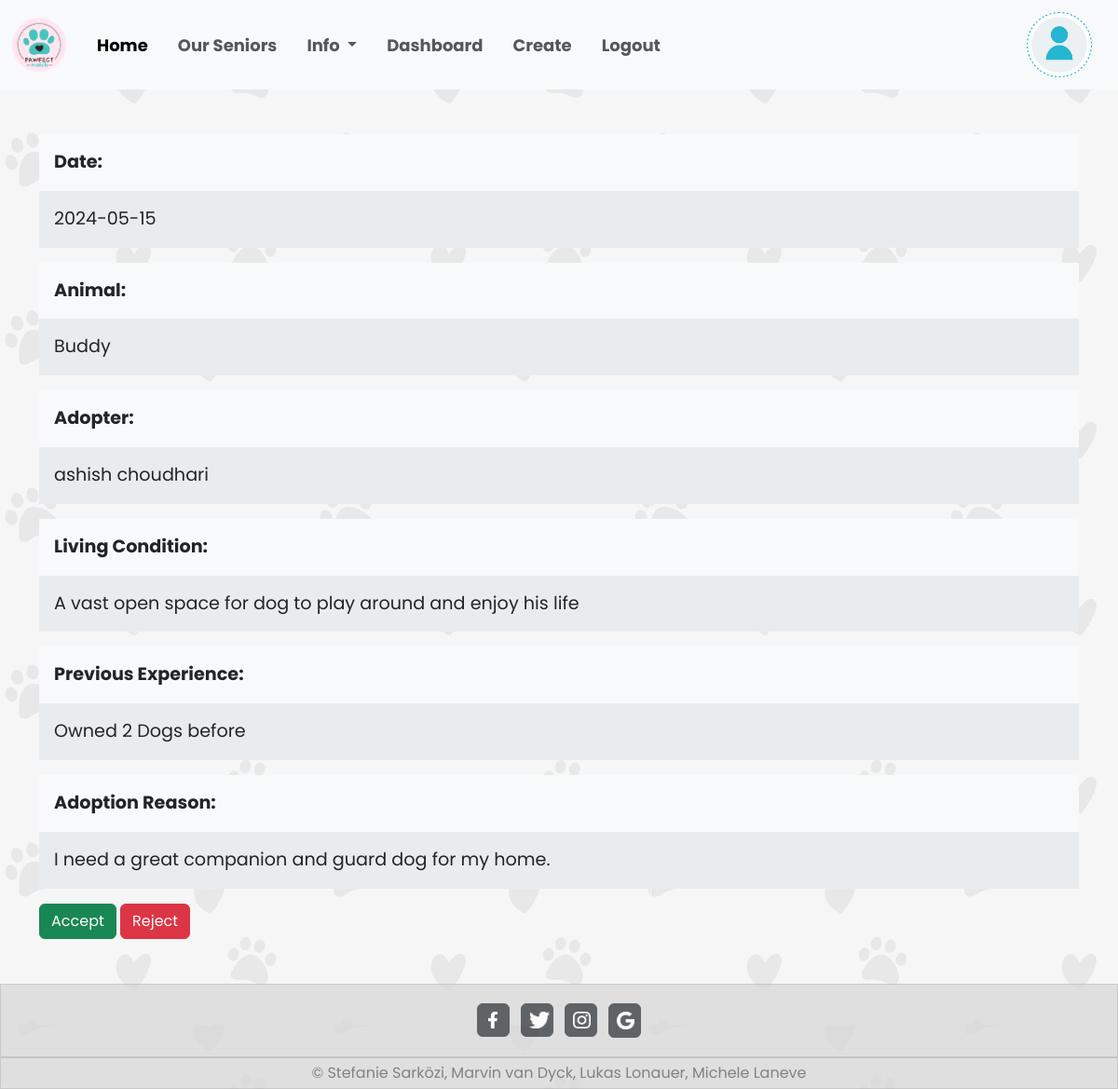
/php/agencyRequests.php?x=21 (signed in), run on the app's committed database.
### tables this page shows
CREATE TABLE `users` (
  `id` int(11) NOT NULL,
  `first_name` varchar(40) NOT NULL,
  `last_name` varchar(40) NOT NULL,
  `password` varchar(255) NOT NULL,
  `address` varchar(80) NOT NULL,
  `phone` int(15) NOT NULL,
  `email` varchar(50) NOT NULL,
  `picture` varchar(100) DEFAULT NULL,
  `status` varchar(10) NOT NULL DEFAULT 'user'
);

CREATE TABLE `pet_adoptions` (
  `id` int(11) NOT NULL,
  `adopt_date` date DEFAULT NULL,
  `user_id_fk` int(11) NOT NULL,
  `animal_id_fk` int(11) NOT NULL,
  `request_date` date NOT NULL,
  `living_condition` varchar(2000) NOT NULL,
  `previous_experience` varchar(2000) NOT NULL,
  `adoption_reason` varchar(200) NOT NULL,
  `shelter_id` int(11) NOT NULL
);

CREATE TABLE `animals` (
  `id` int(11) NOT NULL,
  `name` varchar(30) NOT NULL,
  `picture` varchar(100) DEFAULT NULL,
  `address` varchar(60) NOT NULL,
  `description` varchar(10000) NOT NULL,
  `size` varchar(20) NOT NULL,
  `age` varchar(30) NOT NULL,
  `vaccinated` varchar(3) NOT NULL,
  `breed` varchar(30) NOT NULL,
  `status` tinyint(1) NOT NULL,
  `agency_id_fk` int(11) NOT NULL
);

### php/agencyRequests.php (the view, shortened to what this page needs)
<?php
    require_once "footer.php";
    require_once "navbar.php";
    $id = $_GET["x"];
    $sql = "SELECT * FROM pet_adoptions WHERE id = $id";
    $result = mysqli_query($connect, $sql);
    $row = mysqli_fetch_assoc($result);
    $sqlA = "SELECT * FROM animals WHERE id = {$row['animal_id_fk']}";
    $resultA = mysqli_query($connect, $sqlA);
    $rowA = mysqli_fetch_assoc($resultA);
    $sqlU = "SELECT * FROM users WHERE id = {$row['user_id_fk']}";
    $resultU = mysqli_query($connect, $sqlU);
    $rowU = mysqli_fetch_assoc($resultU);
?>
<!DOCTYPE html>
<html lang ="en">
<head>
    <link href ="https://cdn.jsdelivr.net/npm/bootstrap@5.3.0/dist/css/bootstrap.min.css"  rel= "stylesheet">
</head>
<body>
   <?= $nav ?>
    <div class="container mt-5">
        <div class="myRequest">
            <div class="p-3 bg-light text-dark">
                <b>Date:</b>
            </div>
            <div class="p-3 mb-3 bg-body-secondary">
                <?= $row['request_date'] ?>
            </div>
        </div>
        <div class="myRequest">
            <div class="p-3 bg-light text-dark">
                <b>Animal:</b>
            </div>
            <div class="p-3 mb-3 bg-body-secondary">
                <?= $rowA['name'] ?>
            </div>
        </div>
        <div class="myRequest">
            <div class="p-3 bg-light text-dark">
                <b>Adopter:</b>
            </div>
            <div class="p-3 mb-3 bg-body-secondary">
                <?= $rowU['first_name'] . " " . $rowU['last_name'] ?>
            </div>
        </div>
        <div class="myRequest">
            <div class="p-3 bg-light text-dark">
                <b>Living Condition:</b>
            </div>
            <div class="p-3 mb-3 bg-body-secondary">
            <?= $row['living_condition'] ?>
            </div>
        </div>
        <div class="myRequest">
            <div class="p-3 bg-light text-dark">
                <b>Previous Experience:</b>
            </div>
            <div class="p-3 mb-3 bg-body-secondary">
            <?= $row['previous_experience'] ?>
            </div>
        </div>
        <div class="myRequest">
            <div class="p-3 bg-light text-dark">
                <b>Adoption Reason:</b>
            </div>
            <div class="p-3 mb-3 bg-body-secondary">
            <?= $row['adoption_reason'] ?>
            </div>
        </div>
        <a href='acceptRequest.php?x=<?= $row['id'] ?>' class='btn btn-success'>Accept</a>
        <a href='rejectRequest.php?x=<?= $row['id'] ?>' class='btn btn-danger'>Reject</a>
    </div>
    <?= $footer ?>
</body>
</html>

### php/navbar.php (shortened to what this page needs)
<?php
    require_once "db_connect.php";
    $dashboard="";
    $log="
        <li class='nav-item'>
            <a class='nav-link' href='logout.php?logout'>Logout</a >
        </li>";
    if(!isset($_SESSION["user"]) && !isset($_SESSION["adm"])&& !isset($_SESSION["shelter"])){
        $userAcc = "
        <a class='navbar-brand' href='login.php'>
        <span class='text-black-50 fs-6'>Login</span>
        </a>";
        $log="";
    }
    else{
        if(isset($_SESSION["shelter"])){
            $sqlNav = "SELECT * FROM users WHERE id = {$_SESSION["shelter"]}";
            $dashboard="
                <li class='nav-item me-3'>
                    <a class='nav-link' aria-current='page' href='agency.php'>Dashboard</a>
                </li>
                <li class='nav-item me-3'>
                    <a class='nav-link' aria-current='page' href='agencyNotifications.php'>Requests</a>
                </li>
                <li class='nav-item me-3'>
                    <a class='nav-link' aria-current='page' href='create.php'>Create</a>
                </li>";
        }
        if(isset($_SESSION["user"])){
            $sqlNav = "SELECT * FROM users WHERE id = {$_SESSION["user"]}";
        }
        if(isset($_SESSION["adm"])){
            $sqlNav = "SELECT * FROM users WHERE id = {$_SESSION["adm"]}";
            $dashboard="
                <li class='nav-item me-3'>
                    <a class='nav-link' aria-current='page' href='dashboard.php'>Dashboard</a>
                </li>
                <li class='nav-item me-3'>
                    <a class='nav-link' aria-current='page' href='create.php'>Create</a>
                </li>";
        }
        $resultNav = mysqli_query($connect, $sqlNav);
        $rowNav = mysqli_fetch_assoc($resultNav);
        $userAcc = "
        <a class='navbar-brand' href='update.php?id={$rowNav["id"]}'>
            <img src='../images/{$rowNav["picture"]}' class='object-fit-contain' alt='user pic' width='70' height='70'>
        </a>";
    }
    $nav="
    <nav class='navbar navbar-expand-lg bg-body-tertiary' >
    <div class='container-fluid'>
        <a class='navbar-brand' href='home.php'>
            <img src='../images/logo.png' alt='logo' style='width: 5vw;'>
        </a>
        <ul class='navbar-nav me-auto mb-2 mb-lg-0 navText' >
            <li class='nav-item ms-2 me-3'>
                <a class='nav-link active' aria-current='page' href='home.php'>Home</a>
            </li>
            <!-- <li class='nav-item'>
                <a class='nav-link' href='home.php'>Pets</a>
            </li>-->
            <li class='nav-item  me-3'>
                <a class='nav-link' href='senior.php'>Our Seniors</a>
            </li>
            <li class='nav-item dropdown me-3'>
                <a class='nav-link dropdown-toggle' href='#' role='button' data-bs-toggle='dropdown' aria-expanded='false'>
                    Info
                </a>
                <ul class='dropdown-menu'>
                    <li><a class='dropdown-item' href='resourceLibrary.php'>Resource Library</a></li>
                    <li><a class='dropdown-item' href='faq.php'>FAQ</a></li>
                    <li><a class='dropdown-item' href='about.php'>About us</a></li>
                </ul>
            </li>
            {$dashboard}
            {$log}
        </ul>
        {$userAcc}
    </div>
    </nav>"
?>

### css/home.css (style rules this page uses)
* { font-family: 'Poppins', sans-serif; }
body { min-height: 100vh; background-image:url(../images/bg.png); background-size:auto; }
.navbar { font-size: 1.5vw; }
.navText { font-weight: 700; font-style: normal; }
.myRequest { border-radius: 1rem; font-size: larger; }
body { display: flex; flex-direction: column; min-height: 100vh; margin: 0; }

### data on the page
users: picture (placeholder picture)
pet_adoptions: request_date "2024-05-15", living_condition "A vast open space for dog to play around and enjoy his life", previous_experience "Owned 2 Dogs before", adoption_reason "I need a great companion and guard dog for my home."
animals: name "Buddy"
users: first_name "ashish", last_name "choudhari"
